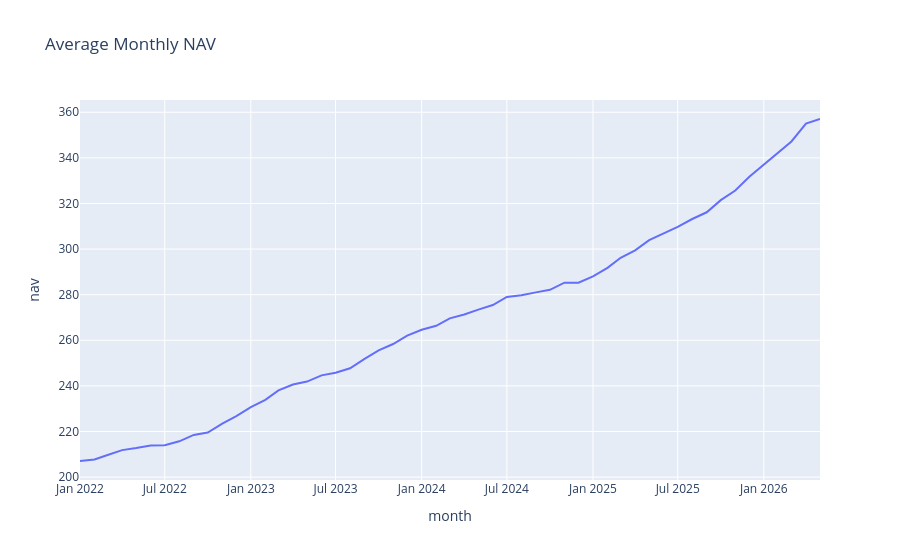

Notebook code cell kept with this figure:
### Code cell
monthly_nav = nav.copy()

monthly_nav["month"] = monthly_nav["date"].dt.to_period("M").astype(str)

monthly_avg = (
    monthly_nav
    .groupby("month")["nav"]
    .mean()
    .reset_index()
)

import plotly.express as px

fig = px.line(
    monthly_avg,
    x="month",
    y="nav",
    title="Average Monthly NAV"
)

fig.show()

### Figure 1 — Plotly figure (JSON) as saved in the notebook; plotly's stock layout.template omitted (floating-point values rounded to 4 significant figures)
{"data": [{"hovertemplate": "month=%{x}<br>nav=%{y}<extra></extra>", "legendgroup": "", "line": {"color": "#636efa", "dash": "solid"}, "marker": {"symbol": "circle"}, "mode": "lines", "name": "", "orientation": "v", "showlegend": false, "type": "scatter", "x": ["2022-01", "2022-02", "2022-03", "2022-04", "2022-05", "2022-06", "2022-07", "2022-08", "2022-09", "2022-10", "2022-11", "2022-12", "2023-01", "2023-02", "2023-03", "2023-04", "2023-05", "2023-06", "2023-07", "2023-08", "2023-09", "2023-10", "2023-11", "2023-12", "2024-01", "2024-02", "2024-03", "2024-04", "2024-05", "2024-06", "2024-07", "2024-08", "2024-09", "2024-10", "2024-11", "2024-12", "2025-01", "2025-02", "2025-03", "2025-04", "2025-05", "2025-06", "2025-07", "2025-08", "2025-09", "2025-10", "2025-11", "2025-12", "2026-01", "2026-02", "2026-03", "2026-04", "2026-05"], "xaxis": "x", "y": [207.1, 207.7, 209.7, 211.8, 212.7, 213.9, 214.0, 215.7, 218.5, 219.5, 223.5, 226.8, 230.7, 233.8, 238.0, 240.6, 241.9, 244.6, 245.8, 247.7, 251.8, 255.6, 258.4, 262.0, 264.6, 266.3, 269.6, 271.3, 273.5, 275.5, 279.0, 279.7, 281.0, 282.1, 285.2, 285.3, 288.0, 291.7, 296.2, 299.4, 303.9, 306.9, 309.7, 313.2, 316.1, 321.4, 325.7, 331.7, 337.1, 342.1, 347.2, 355.0, 357.0], "yaxis": "y"}], "layout": {"legend": {"tracegroupgap": 0}, "title": {"text": "Average Monthly NAV"}, "xaxis": {"anchor": "y", "domain": [0, 1], "title": {"text": "month"}}, "yaxis": {"anchor": "x", "domain": [0, 1], "title": {"text": "nav"}}}}
